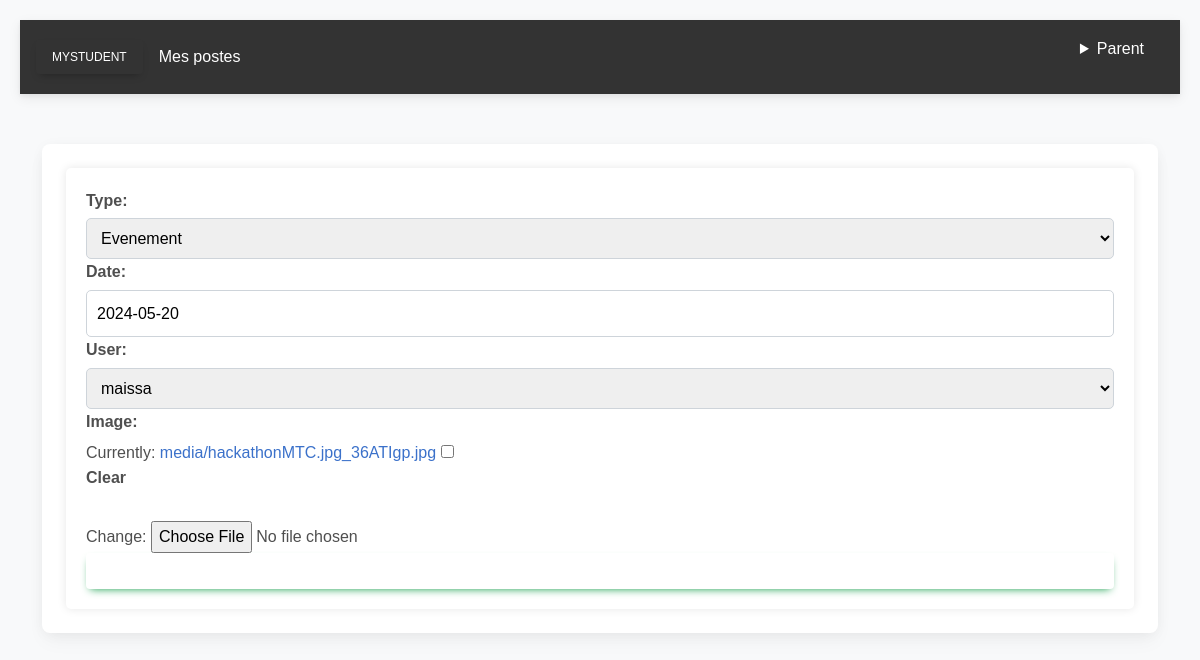
Page /my_admin/update-poste/17 on the committed database.
### student_app/models.py (models this page shows, shortened)
class Poste(models.Model):
    image = models.ImageField(upload_to='media/', null=True, blank=True)
    type = models.IntegerField()
    date = models.DateField()
    user = models.ForeignKey(User, on_delete=models.CASCADE,null="True")
    slug = models.SlugField(max_length=200, unique=True, default='')
    POST_TYPES = [
        ('evenement', 'Evenement'),
        ('stage', 'Stage'),
        ('logement', 'Logement'),
        ('transport', 'Transport'),
        ('recommandation', 'Recommandation'),
    ]
    type = models.CharField(max_length=20, choices=POST_TYPES)

### app_admin/views.py (the view)
# urls.py: path('update-poste/<int:pk>', UpdatePoste.as_view(), name='update-poste'),
class UpdatePoste(UpdateView):
    model = Poste
    template_name = 'poste_form.html'
    fields = ['type', 'date', 'user', 'image']
    success_url = reverse_lazy('my_postes')  # Redirect to the list view

### app_admin/templates/poste_form.html (shortened to what this page needs)
{% extends 'partials/base.html' %}
{% block content %}
<div class="container">
  <div class="row">
    <div class="col-md-12">
      <div class="card">
        <div class="card-body">
          <form action="" method="POST">
            {{form}}
            <button class="btn btn-success btn-block">Modifier</button>
          </form>
        </div>
      </div>
    </div>
  </div>
</div>
{% endblock %}

### app_admin/templates/partials/base.html (style rules this page uses)
* { margin: 0; padding: 0; box-sizing: border-box; }
body { font-family: Arial, sans-serif; background-color: #f0f0f0; margin: 0; padding: 0; }

### app_admin/templates/navadmin.html (style rules this page uses)
* { margin: 0; padding: 0; box-sizing: border-box; }
body { font-family: Arial, sans-serif; background-color: #f0f0f0; margin: 0; padding: 0; }
.btn { background-color: transparent; border: none; color: white; cursor: pointer; }

### app_admin/templates/poste_form.html (style rules this page uses)
body { font-family: Arial, sans-serif; background-color: #f8f9fa; padding: 20px; }
.container { margin-top: 50px; }
form { background-color: #ffffff; padding: 20px; border-radius: 5px; box-shadow: 0 0 10px rgba(0, 0, 0, 0.1); }
form label { font-weight: bold; margin-bottom: 5px; display: block; }
form input[type="text"], form input[type="email"], form input[type="password"], form textarea, form select { width: 100%; padding: 10px; border: 1px solid #ced4da; border-radius: 5px; box-sizing: border-box; }
form button { background-color: #28a745; color: #ffffff; border: none; padding: 10px 20px; border-radius: 5px; cursor: pointer; }

### rows in the picture
Poste: type "Evenement", date "2024-05-20", user "maissa"
